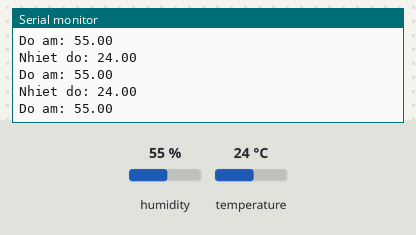
Simulated run of this sketch. Board: ESP8266 (NodeMCU). On the bench: the last lines printed to the serial monitor. Inputs (shaded band) come from the test bench; at power-on: humidity 55 %, temperature 24 °C. WiFi joins after 1.5 s; servers stay silent unless stated.

Above: at 2.7 s.
2.8 s: humidity set to 22 %
At 3.86 s:
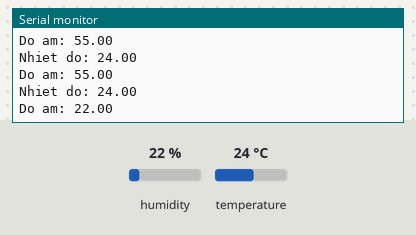
5.6 s: temperature set to 12 °C
At 5.67 s:
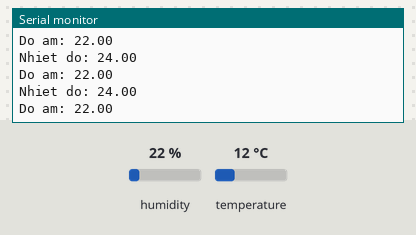
8.4 s: humidity set to 40 %
At 8.41 s:
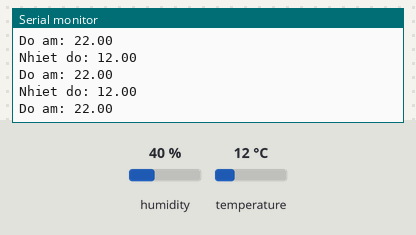
Timing chart, 0 to 11.4 s (numbered marks = the images above; inputs shaded):
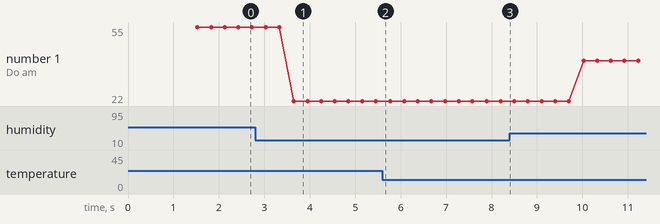

The sketch:

ES8266_BT.ino
```cpp
#include <ESP8266WiFi.h>
#include <FirebaseESP8266.h>

#include "addons/TokenHelper.h"
#include "addons/RTDBHelper.h"

#include <DHT.h>
#define DHTPIN 2
#define DHTTYPE DHT11

DHT dht(DHTPIN, DHTTYPE);

#define WIFI_SSID "Tin Uyen lau2_2.4G"
#define WIFI_PASSWORD "tinuyen774"

#define API_KEY "AIzaSyAVKvG8t-VSCmoTN0vPBctAkAb9PPwly90"

#define DATABASE_URL "https://weather-app-aee77-default-rtdb.asia-southeast1.firebasedatabase.app/"

#define USER_EMAIL "taitranonlyt100920@gmail.com"
#define USER_PASSWORD "123456"

FirebaseData fbdo;

FirebaseAuth auth;
FirebaseConfig config;
void setup()
{

    Serial.begin(115200);
    Serial.println();
    Serial.println();

  dht.begin();

    WiFi.begin(WIFI_SSID, WIFI_PASSWORD);
    Serial.print("Connecting to Wi-Fi");
    while (WiFi.status() != WL_CONNECTED)
    {
        Serial.print(".");
        delay(300);
    }
    Serial.println();
    Serial.print("Connected with IP: ");
    Serial.println(WiFi.localIP());
    Serial.println();

    Serial.printf("Firebase Client v%s\n\n", FIREBASE_CLIENT_VERSION);

    /* Assign the api key (required) */
    config.api_key = API_KEY;

    /* Assign the user sign in credentials */
    auth.user.email = USER_EMAIL;
    auth.user.password = USER_PASSWORD;

    /* Assign the RTDB URL (required) */
    config.database_url = DATABASE_URL;

    /* Assign the callback function for the long running token generation task */
    config.token_status_callback = tokenStatusCallback; //see addons/TokenHelper.h

    Firebase.begin(&config, &auth);


    Firebase.reconnectWiFi(true);

    fbdo.setBSSLBufferSize(512, 2048);
}

void loop() {
  float h = dht.readHumidity();
  float t = dht.readTemperature();

  if(isnan(h) || isnan(t)){
    Serial.println("Khong the doc duoc DHT");
    return;
    }
    Serial.print("Nhiet do: ");
    Serial.print(t);
    Serial.println();

    Serial.print("Do am: ");
    Serial.print(h);
    Serial.println();

    Firebase.setFloatAsync(fbdo, "/nhietdo", t);
    Firebase.setFloatAsync(fbdo, "/doam", h);
}
```

Measured:
- after the input at 2.8 s, the serial monitor: prints a new line after 0.85 s (image 1)
- plotted number 1: 55 → 22 after the input at 2.8 s, 22 → 40 after the input at 8.4 s
